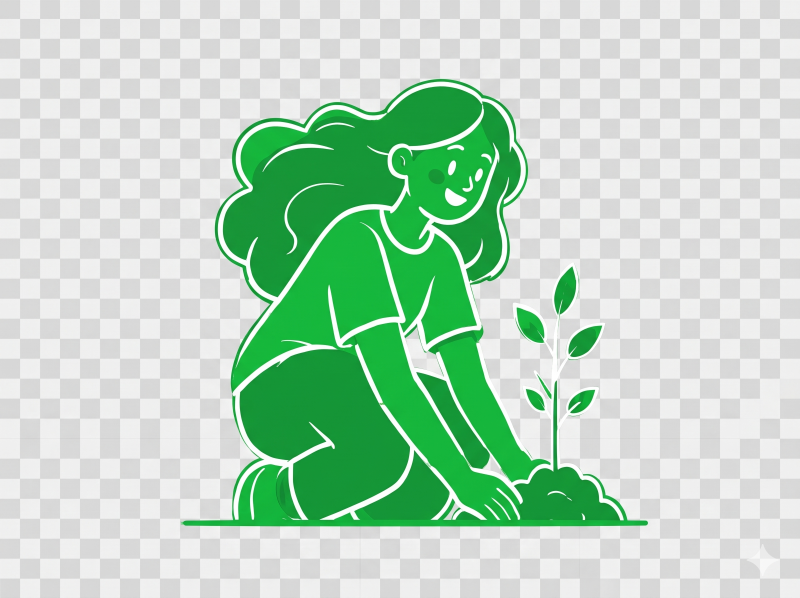
#> input picture Flat Assets/civic/1793475803107.png, 2400 x 1792 px, found by its file name (shown at 1/3 size)
$ python preview_raw_civic.py
#> lines starting #> are read from the running program, lines starting #| are printed output that depends on the picture
from PIL import Image

for f in ["1793475803107.png", "1793475836520.png", "1793475871836.png", "1793475909720.png"]:
    im = Image.open(f"Flat Assets/civic/{f}")
#> im is the input picture: PIL image 2400x1792 RGB; mean R, G, B 183.4, 214.7, 191.1
    # Save a clean 800px preview of the exact raw file
    resized = im.resize((800, int(im.height * 800 / im.width)))
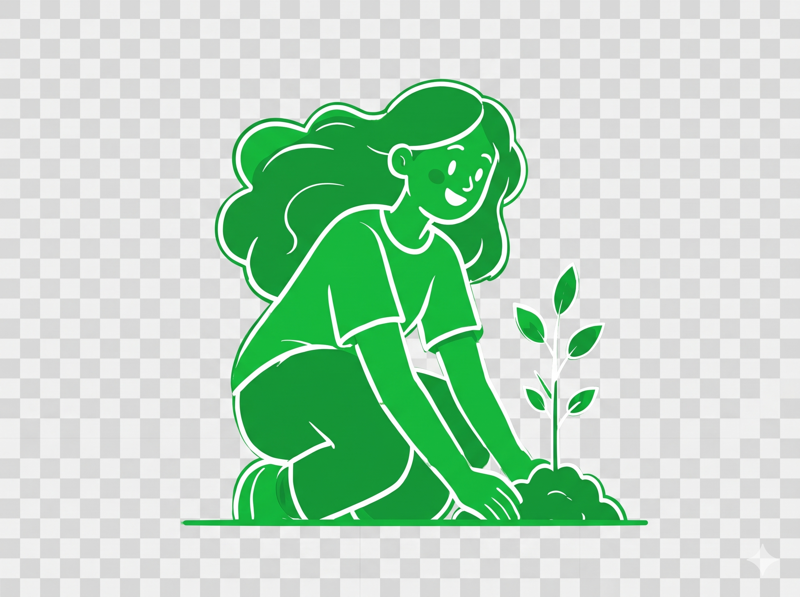
#> resized: PIL image 800x597 RGB; mean R, G, B 183.4, 214.6, 191.1
    resized.save(f"raw_preview_{f}")
    print(f"Saved raw_preview_{f}, mode={im.mode}, size={im.size}")
#| Saved raw_preview_1793475803107.png, mode=RGB, size=(2400, 1792)
#> pass 2 of the loop `for f in ["1793475803107.png", "1793475836520.png", "1793475871836.png..`:
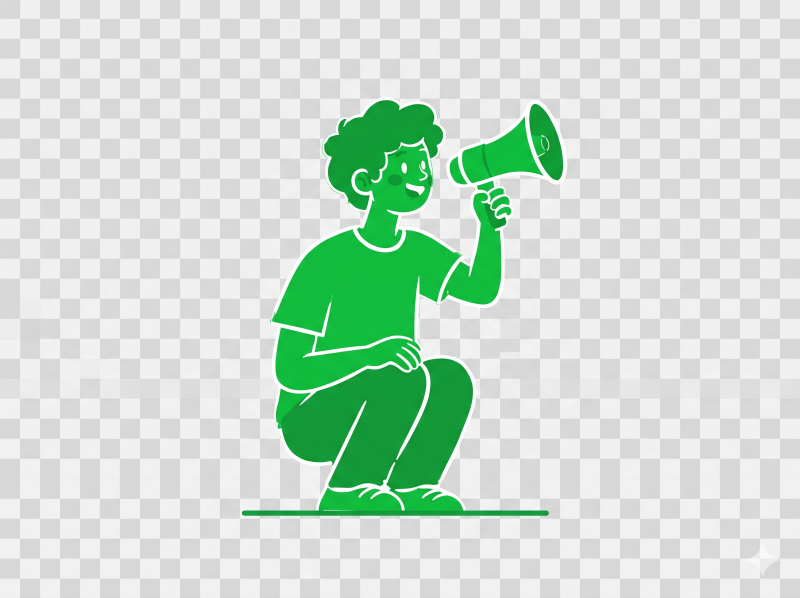
#> input picture Flat Assets/civic/1793475836520.png, 2400 x 1792 px, found by its file name (shown at 1/3 size)
#> im is the input picture: PIL image 2400x1792 RGB; mean R, G, B 202.4, 221.4, 207.3
#> `resized = im.resize((800, int(im.height * 800 / im.width)))`:
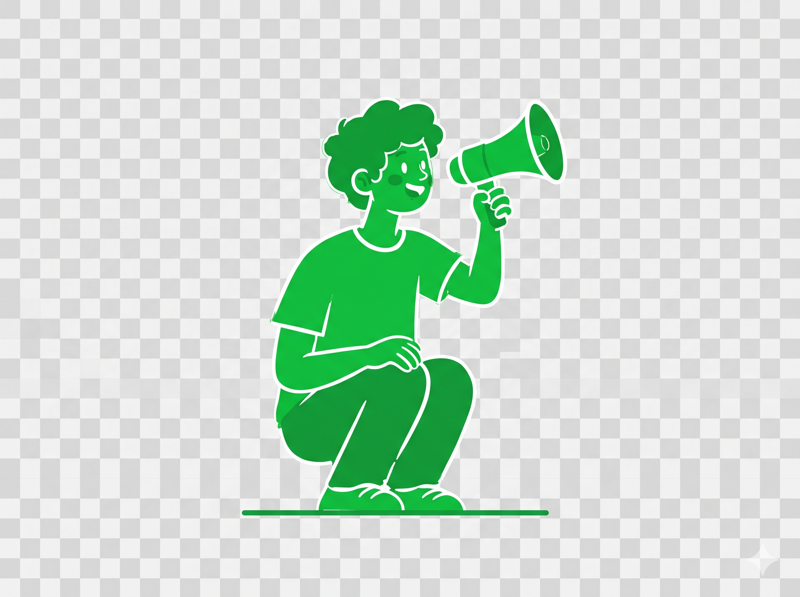
#> resized: PIL image 800x597 RGB; mean R, G, B 202.3, 221.4, 207.3
#| Saved raw_preview_1793475836520.png, mode=RGB, size=(2400, 1792)
#> pass 3 of the loop `for f in ["1793475803107.png", "1793475836520.png", "1793475871836.png..`:
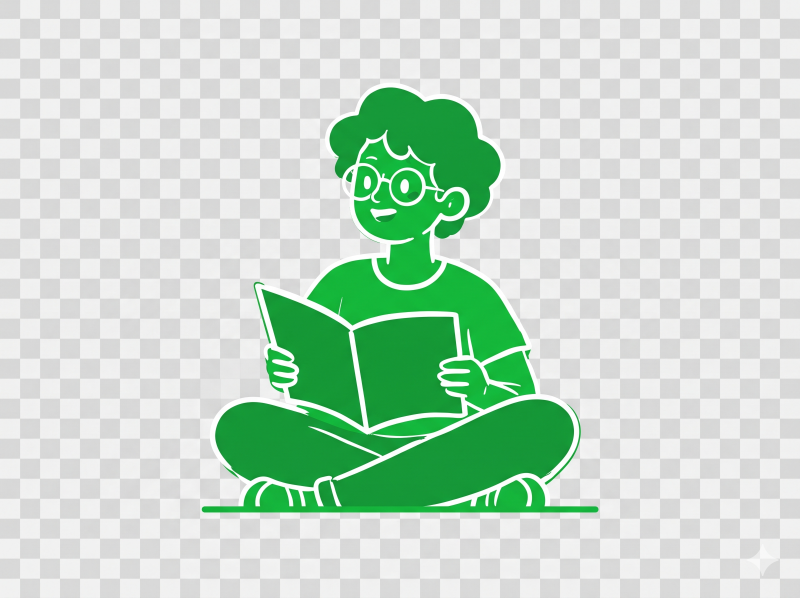
#> input picture Flat Assets/civic/1793475871836.png, 2400 x 1792 px, found by its file name (shown at 1/3 size)
#> im is the input picture: PIL image 2400x1792 RGB; mean R, G, B 194.8, 218, 200.5
#> `resized = im.resize((800, int(im.height * 800 / im.width)))`:
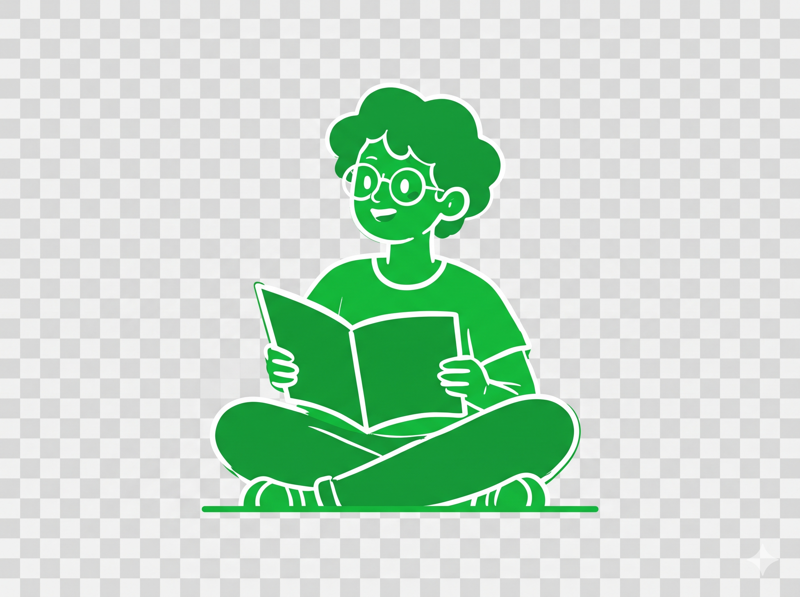
#> resized: PIL image 800x597 RGB; mean R, G, B 194.8, 218, 200.5
#| Saved raw_preview_1793475871836.png, mode=RGB, size=(2400, 1792)
#> the loop made 4 passes; the first 3 are shown
